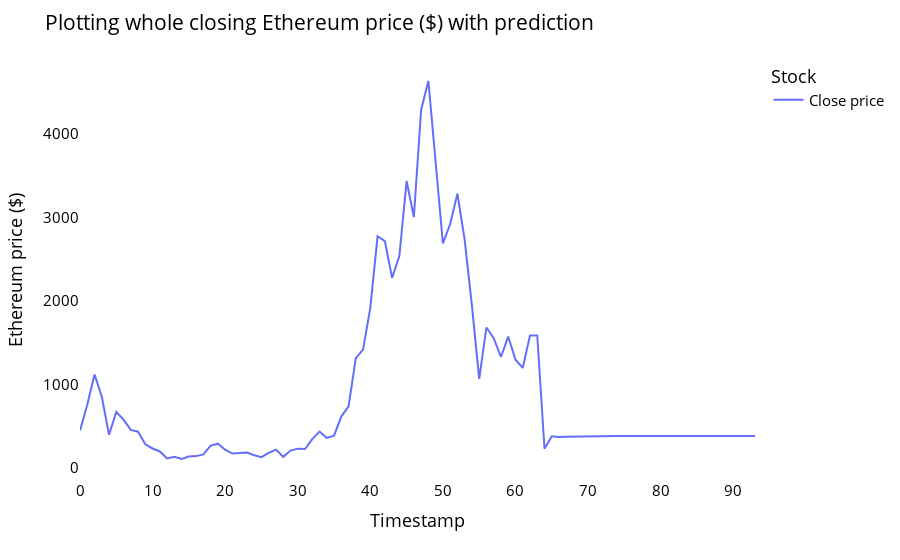

Source (notebook cell):
### Code cell
lstmdf=closedf.tolist()
lstmdf.extend((np.array(lst_output).reshape(-1,1)).tolist())
lstmdf=scaler.inverse_transform(lstmdf).reshape(1,-1).tolist()[0]

names = cycle(['Close price'])

fig = px.line(lstmdf,labels={'value': 'Ethereum price ($)','index': 'Timestamp'})
fig.update_layout(title_text='Plotting whole closing Ethereum price ($) with prediction',
                  plot_bgcolor='white', font_size=15, font_color='black',legend_title_text='Stock')

fig.for_each_trace(lambda t:  t.update(name = next(names)))

fig.update_xaxes(showgrid=False)
fig.update_yaxes(showgrid=False)
fig.show()

### Figure 1 — Plotly figure (JSON) as saved in the notebook; plotly's stock layout.template omitted (floating-point values rounded to 4 significant figures)
{"data": [{"hovertemplate": "variable=0<br>Timestamp=%{x}<br>Ethereum price ($)=%{y}<extra></extra>", "legendgroup": "0", "line": {"color": "#636efa", "dash": "solid"}, "marker": {"symbol": "circle"}, "mode": "lines", "name": "Close price", "orientation": "v", "showlegend": true, "type": "scatter", "x": [0, 1, 2, 3, 4, 5, 6, 7, 8, 9, 10, 11, 12, 13, 14, 15, 16, 17, 18, 19, 20, 21, 22, 23, 24, 25, 26, 27, 28, 29, 30, 31, 32, 33, 34, 35, 36, 37, 38, 39, 40, 41, 42, 43, 44, 45, 46, 47, 48, 49, 50, 51, 52, 53, 54, 55, 56, 57, 58, 59, 60, 61, 62, 63, 64, 65, 66, 67, 68, 69, 70, 71, 72, 73, 74, 75, 76, 77, 78, 79, 80, 81, 82, 83, 84, 85, 86, 87, 88, 89, 90, 91, 92, 93], "xaxis": "x", "y": [447.1, 756.7, 1118.0, 855.2, 396.5, 669.9, 577.6, 455.2, 433.9, 283.0, 232.8, 197.4, 113.2, 133.4, 107.1, 136.7, 141.5, 162.2, 268.1, 290.7, 218.7, 172.5, 179.9, 184.0, 152.5, 129.6, 180.2, 219.8, 133.6, 207.6, 231.0, 226.3, 345.6, 435.1, 359.9, 386.6, 614.8, 737.8, 1315.0, 1416.0, 1918.0, 2773.0, 2715.0, 2275.0, 2536.0, 3434.0, 3002.0, 4288.0, 4631.0, 3683.0, 2688.0, 2919.0, 3282.0, 2730.0, 1942.0, 1067.0, 1682.0, 1554.0, 1328.0, 1573.0, 1296.0, 1197.0, 1587.0, 1587.0, 230.5, 378.8, 370.2, 374.4, 376.5, 378.0, 379.1, 379.9, 380.5, 380.9, 381.2, 381.4, 381.6, 381.7, 381.7, 381.8, 381.8, 381.8, 381.8, 381.8, 381.8, 381.8, 381.8, 381.8, 381.8, 381.8, 381.8, 381.8, 381.8, 381.8], "yaxis": "y"}], "layout": {"font": {"color": "black", "size": 15}, "legend": {"title": {"text": "Stock"}, "tracegroupgap": 0}, "margin": {"t": 60}, "plot_bgcolor": "white", "title": {"text": "Plotting whole closing Ethereum price ($) with prediction"}, "xaxis": {"anchor": "y", "domain": [0, 1], "showgrid": false, "title": {"text": "Timestamp"}}, "yaxis": {"anchor": "x", "domain": [0, 1], "showgrid": false, "title": {"text": "Ethereum price ($)"}}}}
